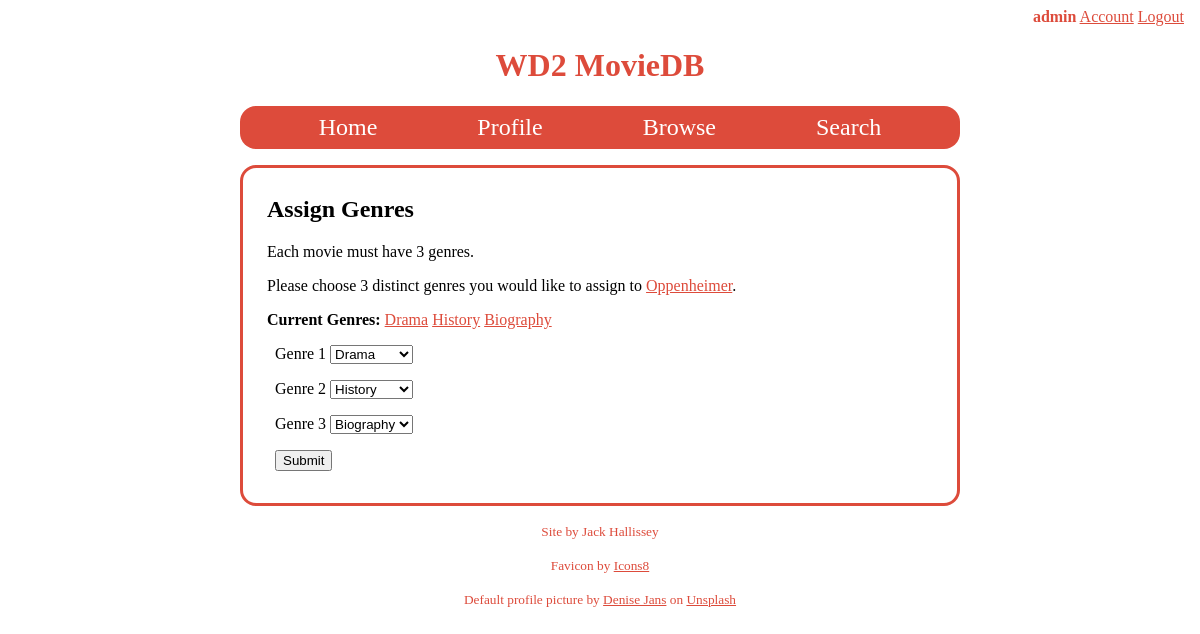
/admin/assign_genres/1 (signed in), run on the app's committed database.
### tables this page shows
CREATE TABLE users (
    username TEXT PRIMARY KEY,
    password TEXT NOT NULL,
    admin INTEGER NOT NULL
);

CREATE TABLE movies (
    id INTEGER PRIMARY KEY AUTOINCREMENT,
    title TEXT NOT NULL,
    synopsis TEXT,
    date INTEGER NOT NULL,
    runtime INTEGER NOT NULL,
    poster TEXT NOT NULL,
    poster_src TEXT
);

CREATE TABLE movie_genres (
    movie_id INTEGER,
    genre_id INTEGER,
    PRIMARY KEY (movie_id, genre_id),
    FOREIGN KEY (movie_id) REFERENCES movies(id),
    FOREIGN KEY (genre_id) REFERENCES genres(id)
);

CREATE TABLE genres (
    id INTEGER PRIMARY KEY AUTOINCREMENT,
    name TEXT NOT NULL
);

### app.py (the view)
@app.route("/admin/assign_genres/<movie_id>", methods=["GET", "POST"])
@login_required
@admin_tools
def assign_genres(movie_id):
    db = g.db
    movie = db.execute("SELECT * FROM movies WHERE id = ?", (movie_id,)).fetchone()
    if movie is None:
        return render_template("error.html", error="This movie is not in our database.", title="Not Found"), 404
    form = AssignGenresForm()
    message = ""
    genres = db.execute("SELECT * FROM genres").fetchall()
    genre_choices = [(genre["id"], genre["name"]) for genre in genres]
    form.genre1.choices = genre_choices
    form.genre2.choices = genre_choices
    form.genre3.choices = genre_choices
    if form.validate_on_submit():
        if len( set((form.genre1.data, form.genre2.data, form.genre3.data)) ) == 3:     #Checks if the admin picked three distinct genres
            values = (movie_id, form.genre1.data, movie_id, form.genre2.data, movie_id, form.genre3.data)
            db.execute("DELETE FROM movie_genres WHERE movie_id = ?", (movie_id,))
            db.execute("""
                        INSERT INTO movie_genres
                        VALUES
                        (?, ?),
                        (?, ?),
                        (?, ?)
                       """, values)
            db.commit()
            message = "Movie updated successfully."
        else:
            form.genre1.errors.append("The three genres must be distinct.")
    elif len(genre_choices) >= 3:
            form.genre1.data = str(genre_choices[0][0])
            form.genre2.data = str(genre_choices[1][0])
            form.genre3.data = str(genre_choices[2][0])
    current_genres = db.execute("""
                                SELECT *
                                FROM movie_genres JOIN genres
                                ON movie_genres.genre_id = genres.id
                                WHERE movie_genres.movie_id = ?
                                """, (movie_id,)).fetchall()
    return render_template("admin/assign_genres.html", movie=movie, current_genres=current_genres, genres=genres, message=message, form=form, title="Assign Genres")

### forms.py
class AssignGenresForm(FlaskForm):
    genre1 = SelectField("Genre 1", choices=[])
    genre2 = SelectField("Genre 2", choices=[])
    genre3 = SelectField("Genre 3", choices=[])
    submit = SubmitField("Submit")

### app.py (called while the page is built)
@app.before_request
def get_username():
    g.user = session.get("username", None)

def login_required(view):
    @wraps(view)
    def wrapped_view(*args, **kwargs):
        if g.user is None:
            return redirect( url_for("login", next=request.url) )
        return view(*args, **kwargs)
    return wrapped_view

def admin_tools(view):
    @wraps(view)
    def wrapped_view(*args, **kwargs):
        db = get_db()
        user = db.execute("SELECT * FROM users WHERE username = ?", (g.user,)).fetchone()
        if user["admin"] == 0:
            return render_template("error.html", error="This page is for administrators only.", title="Admin Only")
        return view(*args, **kwargs)
    return wrapped_view

### database.py (called while the page is built)
def get_db():
    if "db" not in g:
        g.db = sqlite3.connect(DATABASE,
            detect_types=sqlite3.PARSE_DECLTYPES
        )
        g.db.row_factory = sqlite3.Row
    return g.db

### templates/admin/assign_genres.html (shortened to what this page needs)
{% extends "base.html" %}
{% block main_content %}
<main>
    <h2>Assign Genres</h2>
    <p>Each movie must have 3 genres.</p>
    <p>Please choose 3 distinct genres you would like to assign to <a href="{{ url_for('movie_page', movie_id=movie['id']) }}" class="highlight">{{ movie['title'] }}</a>.</p>
    {% if current_genres %}
        <p>
            <b>Current Genres:</b>
            {% for genre in current_genres %}
                <a href="{{ url_for('genre_page', genre_id=genre['id']) }}" class="highlight">{{ genre['name'] }}</a>
            {% endfor %}
        </p>
    {% endif %}
    <form action="" method="POST" novalidate>
        <p>
        {{ form.genre1.label }}
        {{ form.genre1() }}
        </p>
        <p>
        {{ form.genre2.label }}
        {{ form.genre2() }}
        </p>
        <p>
        {{ form.genre3.label }}
        {{ form.genre3() }}
        </p>
        {{ form.submit() }}
    </form>
</main>
{% endblock %}

### templates/base.html (shortened to what this page needs)
<!DOCTYPE html>
<html lang="en">
<head>
    <link rel="stylesheet" href="{{ url_for('static', filename='styles.css') }}">
</head>
<body>
    <header>
        <nav>
            {% if g.user %}
                <b>{{ g.user }}</b>
                <a href="{{ url_for('account') }}">Account</a>
                <a href="{{ url_for('logout') }}">Logout</a>
            {% else %}
                <a href="{{ url_for('login')}}">Login</a>
                <a href="{{ url_for('register') }}">Register</a>
            {% endif %}
        </nav>
        <h1>WD2 MovieDB</h1>
        <nav>
            <a href="{{ url_for('index') }}">Home</a>
            {% if g.user %}
                <a href="{{ url_for('user_page', username=g.user) }}">Profile</a>
            {% else %}
                <a href="{{ url_for('login', next='profile') }}">Profile</a>
            {% endif %}
            <a href="{{ url_for('browse') }}">Browse</a>
            <a href="{{ url_for('search') }}">Search</a>
        </nav>
    </header>
    {% block main_content %}
    {% endblock %}
    <footer>
        <p>
            <small>Site by Jack Hallissey</small>
        </p>
        <p>
            <small>Favicon by <a href="https://icons8.com/icon/7VHKA0VglCRf/movie" target="_blank">Icons8</a></small>
        </p>
        <p>
            <small>Default profile picture by <a href="https://unsplash.com/@dmjdenise?utm_content=creditCopyText&utm_medium=referral&utm_source=unsplash" target="_blank">Denise Jans</a> on <a href="https://unsplash.com/photos/photography-of-camera-reel-film-9lTUAlNB87M?utm_content=creditCopyText&utm_medium=referral&utm_source=unsplash" target="_blank">Unsplash</a></small>
        </p>
    </footer>
</body>
</html>

### static/styles.css (style rules this page uses)
body { margin: 0; }
header, footer { text-align: center; }
header h1 { color: #DD4B3B; }
nav:first-child { padding: 0.5em 1em 0 0; text-align: right; color: #DD4B3B; }
nav:first-child a { color: #DD4B3B; }
nav:nth-child(3) { border-radius: 16px; margin: 0 15em; padding: 0.5em 0; background-color: #DD4B3B; text-align: center; }
nav:nth-child(3) a { padding: 0.5em 2em; color: white; font-size: 1.5em; text-decoration: none; transition: all 0.3s linear 0s; }
main { border-radius: 16px; border: 3px solid #DD4B3B; margin: 1em 15em; padding: 0.5em 1.5em; }
footer * { color: #DD4B3B; }
.highlight { color: #DD4B3B; }
form { padding: 0 0.5em 0.5em; }

### data on the page
users: user "admin"
movies: title "Oppenheimer"
movie_genres: name "Drama"
movie_genres: name "History"
movie_genres: name "Biography"
